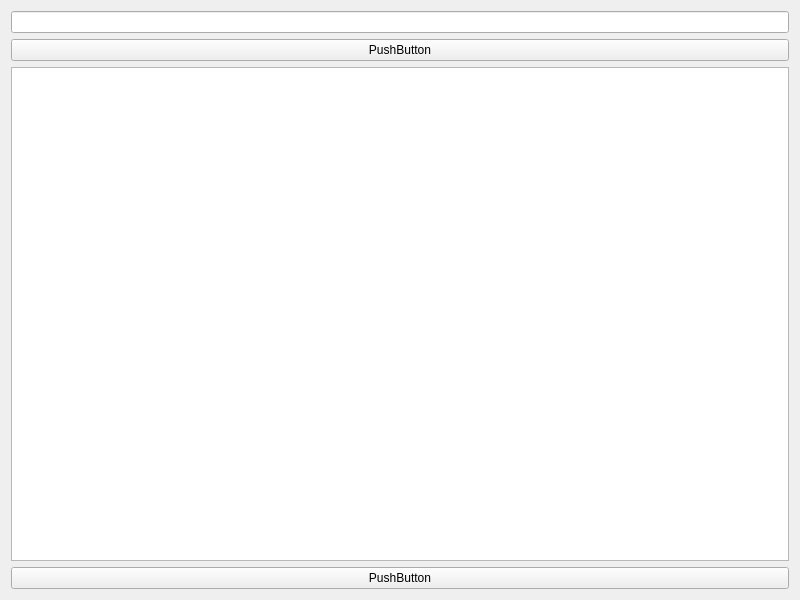
<?xml version="1.0" encoding="UTF-8"?>
<ui version="4.0">
 <class>Ventana</class>
 <widget class="QWidget" name="Ventana">
  <property name="geometry">
   <rect>
    <x>0</x>
    <y>0</y>
    <width>800</width>
    <height>600</height>
   </rect>
  </property>
  <property name="windowTitle">
   <string>Ventana</string>
  </property>
  <layout class="QGridLayout" name="gridLayout">
   <item row="0" column="0">
    <widget class="QLineEdit" name="leUrl"/>
   </item>
   <item row="1" column="0">
    <widget class="QPushButton" name="btnDescargar">
     <property name="text">
      <string>PushButton</string>
     </property>
    </widget>
   </item>
   <item row="2" column="0">
    <widget class="QTextEdit" name="teHtml"/>
   </item>
   <item row="3" column="0">
    <widget class="QPushButton" name="btnCargarImagen">
     <property name="text">
      <string>PushButton</string>
     </property>
    </widget>
   </item>
  </layout>
 </widget>
 <resources/>
 <connections/>
</ui>
